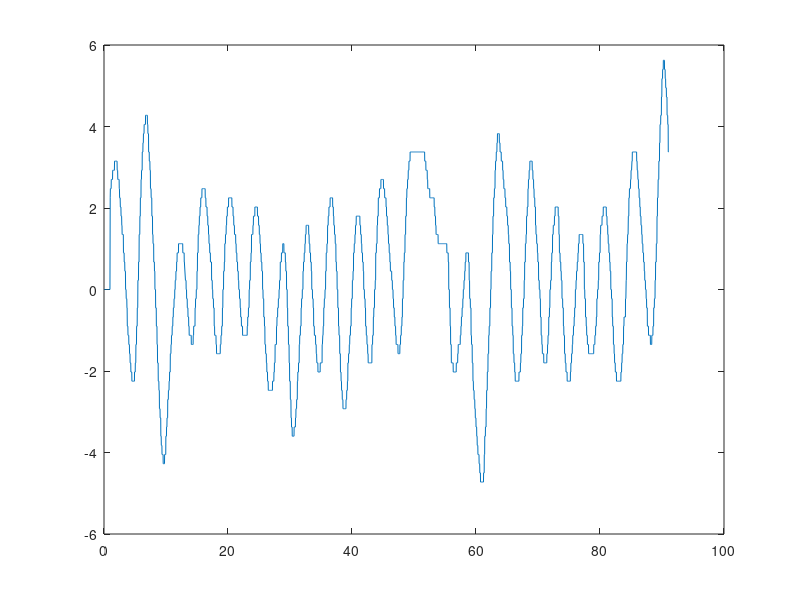
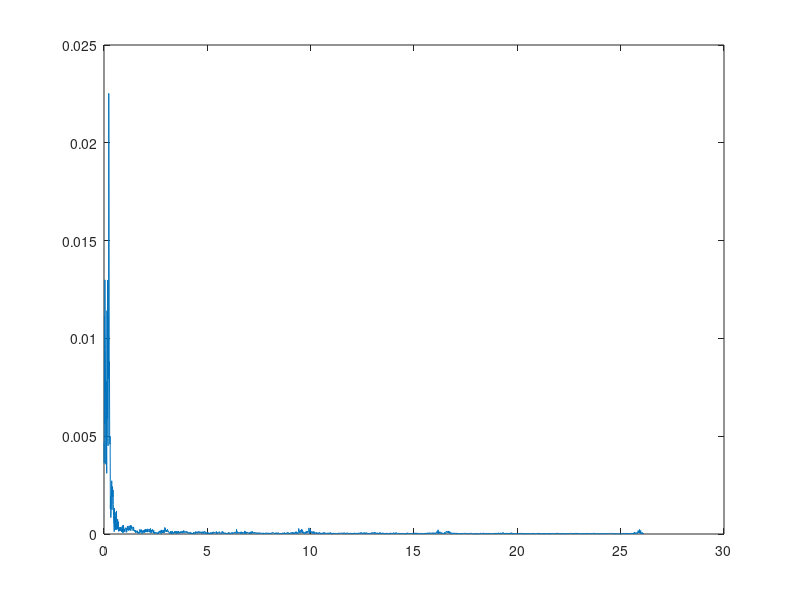

These figures' MATLAB source, in order:
% Calculate PID parameters based on angle measurement from
% pendulum position encoder

clear; clc;

% read data
data = csvread("kp_10.csv");
Ku = 10;
figure
  plot(cumsum(data(:,1)), data(:,2)*180/pi);
  
T = mean(data(:,1)); % sample delta T
Fs = 1/T;            % frequency of samples
L=length(data(:,1)); % number of samples

% fourier transform of angle
Y = fft(data(:,2));

% Single sided frequency spectrum
P2=abs(Y/L);
P1=P2(1:L/2+1); P1(2:end-1)=2*P1(2:end-1);
f = Fs*(0:(L/2))/L;
figure
  plot(f,P1);

% Find largest spike in fourier transform
[m, ind] = max(P1);

Tu = 1/f(ind);

printf("Tu=%.4f  Ku=%.4f\n\n", Tu, Ku);

% Pessen Integral Rule
Kp = 0.7*Ku; Ki=2.5*Kp/Tu; Kd=3*Kp*Tu/20;
printf("Pessen\nKp=%.4f Ki=%.4f Kd=%.4f\n\n", Kp, Ki, Kd);

% Some overshoot
Kp = 0.33*Ku; Ki=2*Kp/Tu; Kd=Kp*Tu/3;
printf("Overshoot\nKp=%.4f Ki=%.4f Kd=%.4f\n\n", Kp, Ki, Kd);

% Classic PID
Kp = 0.6*Ku; Ki=2/Tu; Kd=Tu/8;
printf("Classic\nKp=%.4f Ki=%.4f Kd=%.4f\n\n", Kp, Ki, Kd);

% Z-N PI
Kp = 0.45*Ku; Ki=1.2/Tu; Kd=0;
printf("Z-N PI\nKp=%.4f Ki=%.4f Kd=%.4f\n\n", Kp, Ki, Kd);
